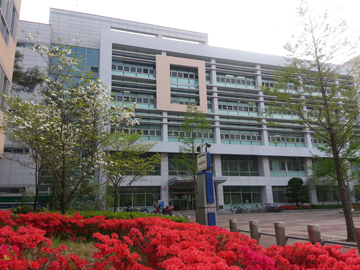
//> input picture sample-source/OPENCVBook/chapter06/image/color_model.jpg, 360 x 270 px
$ ./conver_CMYK   (built with g++ and OpenCV 4)
//> lines starting //> are read from the running program, lines starting //| are printed output that depends on the picture
#include <opencv2/opencv.hpp>

using namespace std;
using namespace cv;

int main()
{
    /* 영상 로드 */
    Mat BGR_img = imread("../image/color_model.jpg", IMREAD_COLOR);
//> BGR_img is the input picture: 270 rows x 360 cols, CV_8UC3; mean B, G, R 113, 116, 131.8
    /* 예외 처리 */
    CV_Assert(!BGR_img.empty());
    /* 흰색 선언 */
    Scalar white(255, 255, 255);
    /*CMY 영상을 만든다 . 흰색에서 원래 영상 색상 빼기 */
    Mat CMY_img = white - BGR_img;
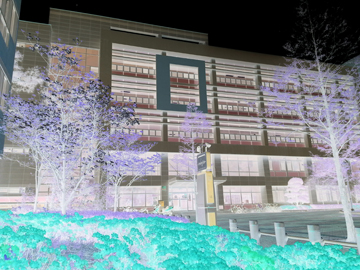
//> CMY_img: 270 rows x 360 cols, CV_8UC3; mean B, G, R 142, 139, 123.2
    /* 분리한 채널을 저장하기 위한 행렬 */
    Mat CMY_arr[3];
    /* 채널 분리 */
    split(CMY_img, CMY_arr);
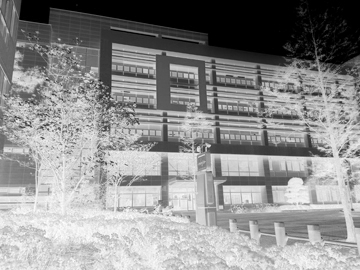
//> CMY_arr[0]: 270 rows x 360 cols, CV_8UC1; min 0, max 255, mean 142
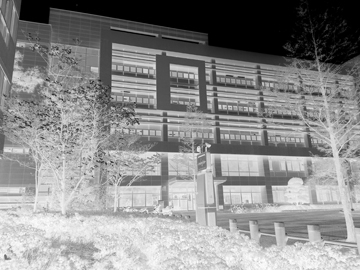
//> CMY_arr[1]: 270 rows x 360 cols, CV_8UC1; min 0, max 254, mean 139

    /* 검은색 채널 */
    Mat black;
    /* CMY_img[0] 와 CMY_img[1]를 비교하여 작은 화소 값을 black에 저장 */
    min(CMY_arr[0], CMY_arr[1], black);
    /* black 과 CMY_arr[2]를 비교하여 작은 화소 값을 black에 저장 */
    min(black, CMY_arr[2], black);
    /* black 값을 각 채널에서 뺀다 */
    CMY_arr[0] = CMY_arr[0] - black;
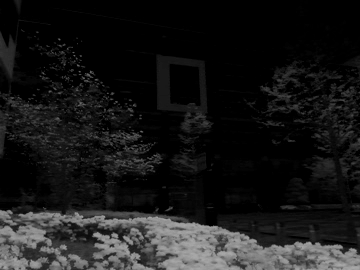
//> CMY_arr[0]: 270 rows x 360 cols, CV_8UC1; min 0, max 169, mean 25
    CMY_arr[1] = CMY_arr[1] - black;
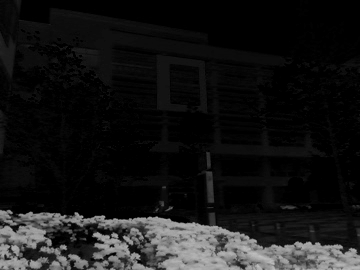
//> CMY_arr[1]: 270 rows x 360 cols, CV_8UC1; min 0, max 193, mean 22.1
    CMY_arr[2] = CMY_arr[2] - black;
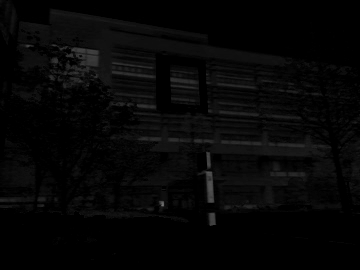
//> CMY_arr[2]: 270 rows x 360 cols, CV_8UC1; min 0, max 114, mean 6.2

    imshow("black", black);
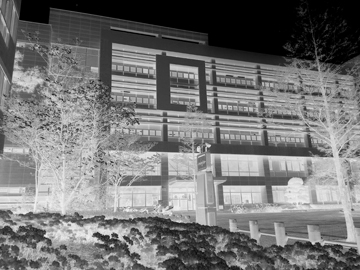
//> window 'black': 270 rows x 360 cols, CV_8UC1; min 0, max 244, mean 117
    imshow("Yellow", CMY_arr[0]);
    imshow("Magenta", CMY_arr[1]);
    imshow("Cyan", CMY_arr[2]);

    waitKey();

    return 0;
}

$ run again, with sample-source/OPENCVBook/chapter06/image/bright.jpg copied over sample-source/OPENCVBook/chapter06/image/color_model.jpg
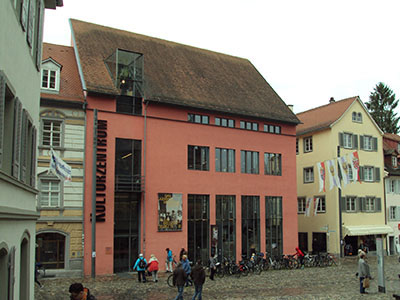
//> input picture sample-source/OPENCVBook/chapter06/image/bright.jpg, 400 x 300 px
//> BGR_img is the input picture: 300 rows x 400 cols, CV_8UC3; mean B, G, R 113, 125.9, 135.3
//> `CMY_arr[2] = CMY_arr[2] - black;`:
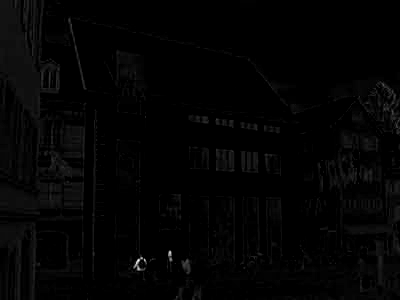
//> CMY_arr[2]: 300 rows x 400 cols, CV_8UC1; min 0, max 255, mean 3.5
//> `imshow("black", black);`:
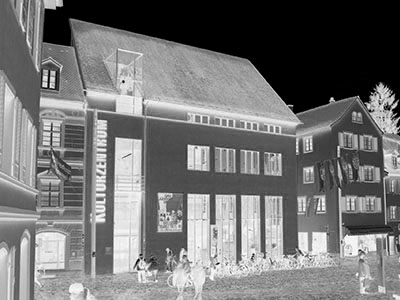
//> window 'black': 300 rows x 400 cols, CV_8UC1; min 0, max 255, mean 116.2

$ run again, with sample-source/OPENCVBook/chapter06/image/color_space.jpg copied over sample-source/OPENCVBook/chapter06/image/color_model.jpg
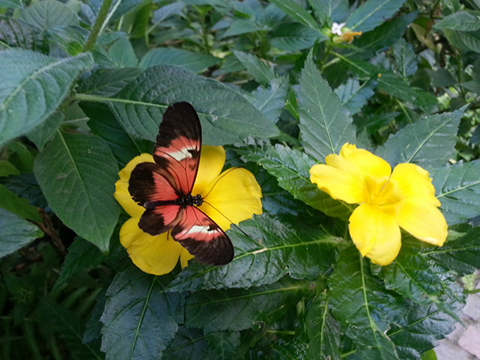
//> input picture sample-source/OPENCVBook/chapter06/image/color_space.jpg, 480 x 360 px
//> BGR_img is the input picture: 360 rows x 480 cols, CV_8UC3; mean B, G, R 63, 97.7, 76.2
//> `CMY_arr[2] = CMY_arr[2] - black;`:
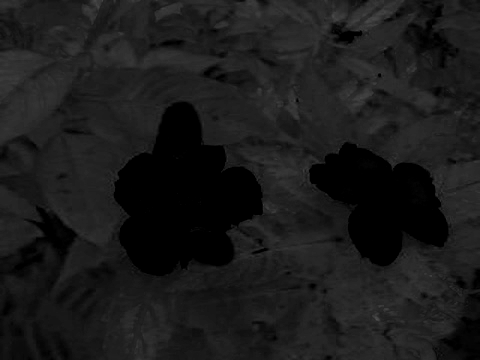
//> CMY_arr[2]: 360 rows x 480 cols, CV_8UC1; min 0, max 80, mean 26.3
//> `imshow("black", black);`:
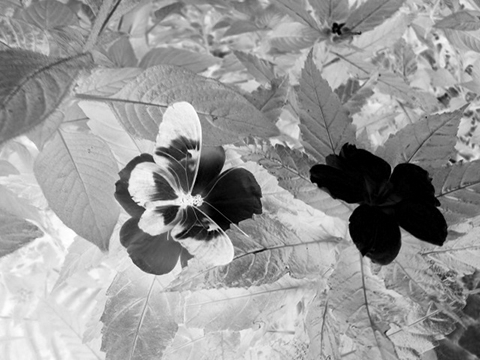
//> window 'black': 360 rows x 480 cols, CV_8UC1; min 0, max 255, mean 152.5
